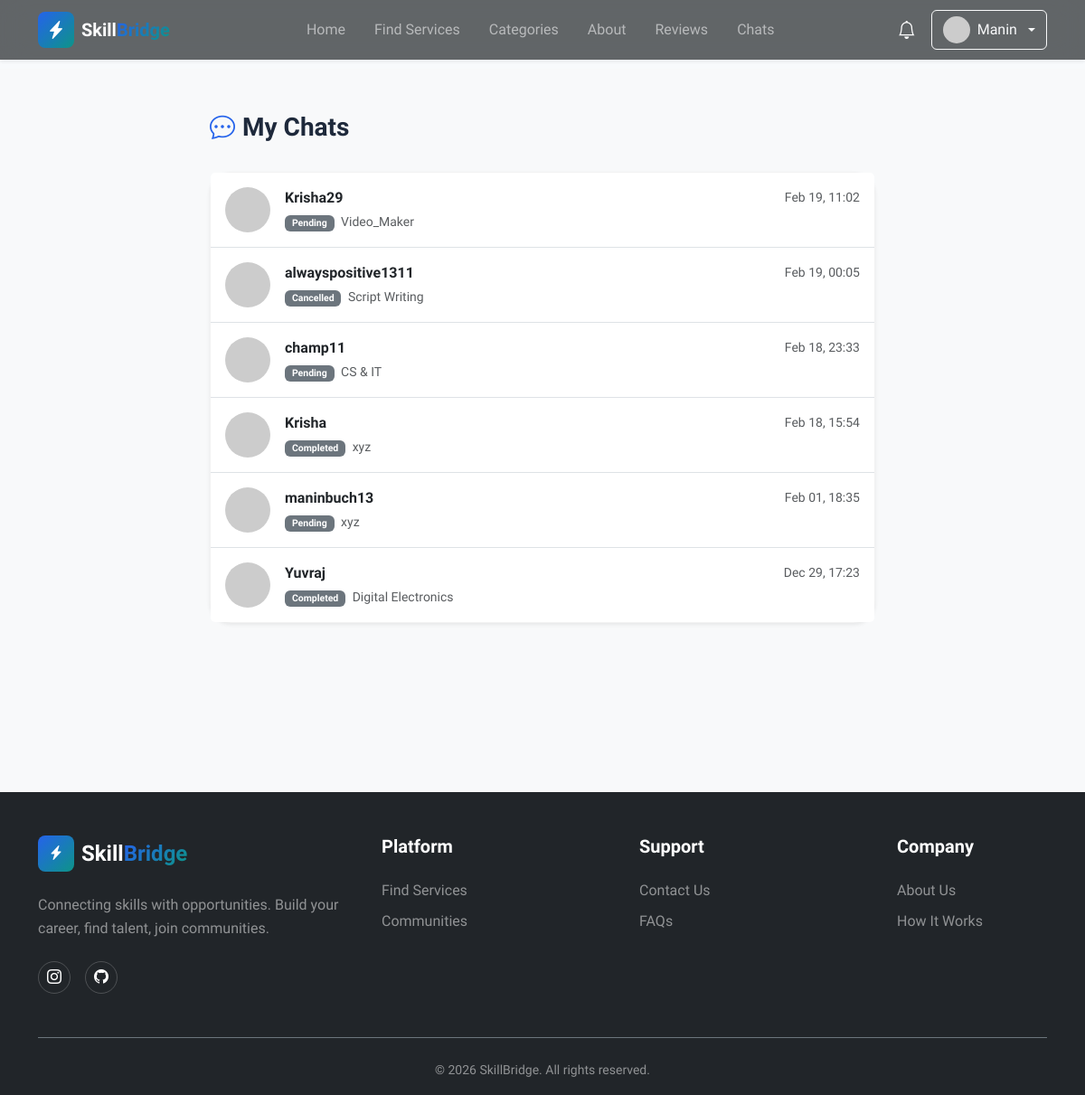
Screenshot of /user/chats (signed in) with the database file from the repository.
### models.py (models this page shows, shortened)
class User(UserMixin, db.Model):
    __tablename__ = 'users'
    id = db.Column(db.Integer, primary_key=True)
    username = db.Column(db.String(80), unique=True, nullable=False, index=True)
    email = db.Column(db.String(120), unique=True, nullable=False, index=True)
    password_hash = db.Column(db.String(255), nullable=False)
    user_type = db.Column(db.String(20), nullable=False, default='client')
    full_name = db.Column(db.String(100))
    bio = db.Column(db.Text)
    avatar_url = db.Column(db.String(255), default='default-avatar.png')
    phone = db.Column(db.String(20))
    is_active = db.Column(db.Boolean, default=True)
    is_verified = db.Column(db.Boolean, default=False)
    created_at = db.Column(db.DateTime, default=datetime.utcnow, nullable=False)
    updated_at = db.Column(db.DateTime, default=datetime.utcnow, onupdate=datetime.utcnow)
    services = db.relationship('Service', backref='provider', lazy='dynamic',
                              foreign_keys='Service.user_id')
    reviews = db.relationship('Review', backref='reviewer', lazy='dynamic',
                             foreign_keys='Review.user_id')
    orders_as_buyer = db.relationship('Order', backref='buyer', lazy='dynamic',
                                     foreign_keys='Order.buyer_id')
    orders_as_seller = db.relationship('Order', backref='seller', lazy='dynamic',
                                      foreign_keys='Order.seller_id')
    favorites = db.relationship('Favorite', backref='user', lazy='dynamic',
                               cascade='all, delete-orphan')
    notifications = db.relationship('Notification', backref='user', lazy='dynamic',
                                   cascade='all, delete-orphan')
    def is_admin(self):
        return self.user_type == 'admin'
    def get_unread_notifications_count(self):
        return self.notifications.filter_by(is_read=False).count()
    def get_recent_notifications(self, limit=5):
        return self.notifications.order_by(db.text('created_at desc')).limit(limit)
    def get_avatar_url(self):
        from flask import url_for
        if not self.avatar_url or self.avatar_url == 'default-avatar.png':
            return f"https://ui-avatars.com/api/?name={self.username}&background=random&color=fff&size=128"
        if self.avatar_url.startswith('http'):
            return self.avatar_url
        return url_for('static', filename='avatars/' + self.avatar_url)

class Order(db.Model):
    __tablename__ = 'orders'
    id = db.Column(db.Integer, primary_key=True)
    service_id = db.Column(db.Integer, db.ForeignKey('services.id'), nullable=False, index=True)
    buyer_id = db.Column(db.Integer, db.ForeignKey('users.id'), nullable=False, index=True)
    seller_id = db.Column(db.Integer, db.ForeignKey('users.id'), nullable=False, index=True)
    total_price = db.Column(db.Float, nullable=False)
    status = db.Column(db.String(20), default='pending', index=True)
    requirements = db.Column(db.Text)  # Buyer's requirements
    scope = db.Column(db.Text)  # Detailed scope
    budget_tier = db.Column(db.String(20)) # Basic, Standard, Premium
    deadline = db.Column(db.DateTime)  # Agreed deadline
    delivery_note = db.Column(db.Text)  # Seller's delivery note
    created_at = db.Column(db.DateTime, default=datetime.utcnow)
    updated_at = db.Column(db.DateTime, default=datetime.utcnow, onupdate=datetime.utcnow)
    completed_at = db.Column(db.DateTime)

class Service(db.Model):
    __tablename__ = 'services'
    id = db.Column(db.Integer, primary_key=True)
    title = db.Column(db.String(200), nullable=False, index=True)
    description = db.Column(db.Text, nullable=False)
    price = db.Column(db.Float, nullable=False)
    delivery_time = db.Column(db.String(50))  # e.g., "3 days", "1 week"
    user_id = db.Column(db.Integer, db.ForeignKey('users.id'), nullable=False, index=True)
    category_id = db.Column(db.Integer, db.ForeignKey('categories.id'), nullable=False, index=True)
    favorited_by = db.relationship('Favorite', backref='service', lazy='dynamic', cascade='all, delete-orphan')
    image_url = db.Column(db.String(255), default='default-service.jpg')
    tags = db.Column(db.String(255))
    is_active = db.Column(db.Boolean, default=True)
    view_count = db.Column(db.Integer, default=0)
    created_at = db.Column(db.DateTime, default=datetime.utcnow, index=True)
    updated_at = db.Column(db.DateTime, default=datetime.utcnow, onupdate=datetime.utcnow)
    reviews = db.relationship('Review', backref='service', lazy='dynamic',
                             cascade='all, delete-orphan')
    orders = db.relationship('Order', backref='service', lazy='dynamic')
    favorited_by = db.relationship('Favorite', backref='service', lazy='dynamic',
                                   cascade='all, delete-orphan')

### routes.py (the view)
@user_bp.route('/chats')
@login_required
def chats():
    active_chats = chat_manager.get_active_chats(current_user.id)
    return render_template('user/chats.html', chats=active_chats)

### managers.py (called while the page is built)
    def get_active_chats(self, user_id):
        orders = Order.query.filter(
            db.or_(Order.buyer_id == user_id, Order.seller_id == user_id)
        ).order_by(Order.updated_at.desc()).all()
        return orders

### templates/user/chats.html (shortened to what this page needs)
{% extends "base.html" %}
{% block content %}
<section class="py-5 bg-light min-vh-100">
    <div class="container">
        <div class="row justify-content-center">
            <div class="col-lg-8">
                <div class="d-flex justify-content-between align-items-center mb-4">
                    <h3>
                        <i class="bi bi-chat-dots me-2 text-primary"></i>My Chats
                    </h3>
                </div>
                <div class="card shadow-sm">
                    <div class="list-group list-group-flush">
                        {% if chats %}
                        {% for chat in chats %}
                        {% set other_user = chat.buyer if chat.seller_id == current_user.id else chat.seller %}
                        <a href="{{ url_for('user.order_detail', order_id=chat.id) }}"
                            class="list-group-item list-group-item-action p-3">
                            <div class="d-flex align-items-center">
                                <img src="{{ other_user.get_avatar_url() }}" class="rounded-circle me-3" width="50"
                                    height="50" alt="{{ other_user.username }}">
                                <div class="flex-grow-1">
                                    <div class="d-flex justify-content-between align-items-center mb-1">
                                        <h6 class="mb-0 fw-bold">{{ other_user.username }}</h6>
                                        <small class="text-muted">
                                            {{ (chat.updated_at|to_ist).strftime('%b %d, %H:%M') }}
                                        </small>
                                    </div>
                                    <div class="d-flex justify-content-between align-items-center">
                                        <div class="text-muted small text-truncate" style="max-width: 300px;">
                                            <span class="badge bg-secondary me-1">{{ chat.status|replace('_', ' ')|title
                                                }}</span>
                                            {{ chat.service.title }}
                                        </div>
                                    </div>
                                </div>
                            </div>
                        </a>
                        {% endfor %}
                        {% endif %}
                    </div>
                </div>
            </div>
        </div>
    </div>
</section>
{% endblock %}

### templates/components/header.html (shortened to what this page needs)
<header class="navbar navbar-expand-lg navbar-dark fixed-top shadow-sm"
    style="background-color: rgba(33, 37, 41, 0.7) !important; backdrop-filter: blur(15px);">
    <div class="container">
        <a class="navbar-brand d-flex align-items-center" href="{{ url_for('main.index') }}">
            <div class="logo-icon gradient-primary rounded-3 p-2 me-2">
                <i class="bi bi-lightning-charge-fill text-white"></i>
            </div>
            <span class="fw-bold">Skill<span class="text-gradient">Bridge</span></span>
        </a>
        <div class="collapse navbar-collapse" id="navbarNav">
            <ul class="navbar-nav mx-auto">
                <li class="nav-item">
                    <a class="nav-link" href="{{ url_for('main.index') }}">Home</a>
                </li>
                <li class="nav-item">
                    <a class="nav-link" href="{{ url_for('service.browse') }}">Find Services</a>
                </li>
                <li class="nav-item">
                    <a class="nav-link" href="{{ url_for('main.index') }}#categories">Categories</a>
                </li>
                <li class="nav-item">
                    <a class="nav-link" href="{{ url_for('main.about') }}">About</a>
                </li>
                <li class="nav-item">
                    <a class="nav-link" href="{{ url_for('main.reviews') }}">Reviews</a>
                </li>
                {% if current_user.is_authenticated %}
                <li class="nav-item">
                    <a class="nav-link" href="{{ url_for('user.chats') }}">Chats</a>
                </li>
                {% endif %}
            </ul>
            <div class="d-flex align-items-center gap-3 mt-3 mt-lg-0">
                {% if current_user.is_authenticated %}
                <div class="dropdown">
                    <button class="btn btn-link text-white position-relative p-0" type="button"
                        data-bs-toggle="dropdown">
                        <i class="bi bi-bell fs-5"></i>
                    </button>
                </div>
                <div class="dropdown">
                    <button class="btn btn-outline-light dropdown-toggle d-flex align-items-center gap-2" type="button"
                        data-bs-toggle="dropdown">
                        <img src="{{ current_user.get_avatar_url() }}" alt="Avatar" class="rounded-circle" width="30"
                            height="30">
                        <span>{{ current_user.username }}</span>
                    </button>
                </div>
                {% else %}
                <a href="{{ url_for('auth.login') }}" class="btn btn-outline-light">Log In</a>
                <a href="{{ url_for('auth.register') }}" class="btn btn-gradient-primary">Get Started</a>
                {% endif %}
            </div>
        </div>
    </div>
</header>
<div style="height: 76px;" id="navbar-spacer"></div>

### static/css/custom.css (style rules this page uses)
:root { --primary: #2563eb; --primary-hover: #1d4ed8; --accent: #0d9488; --background: #f8fafc; --foreground: #1e293b; --card: #ffffff; --border: #e2e8f0; --muted: #64748b; --muted-foreground: #94a3b8; --secondary: #f1f5f9; --success: #10b981; --danger: #ef4444; --primary-color: #2563eb; --primary-dark: #1d4ed8; --primary-light: #3b82f6; --accent-color: #0d9488; --card-bg: #ffffff; --gradient-primary: linear-gradient(135deg, #2563eb 0%, #0d9488 100%); --gradient-accent: linear-gradient(135deg, #f97316 0%, #fb923c 100%); --gradient-hero: linear-gradient(135deg, #1e293b, #334155); --shadow-sm: 0 1px 2px 0 rgba(0, 0, 0, 0.05); --shadow-md: 0 4px 6px -1px rgba(0, 0, 0, 0.08); --shadow-lg: 0 10px 15px -3px rgba(0, 0, 0, 0.08); --shadow-xl: 0 20px 25px -5px rgba(0, 0, 0, 0.1); --shadow-glow: 0 0 40px rgba(37, 99, 235, 0.25); --section-padding: 5rem 0; --radius: 0.75rem; --radius-sm: 0.5rem; --radius-md: 1rem; --radius-lg: 1.5rem; --radius-xl: 2rem; }
* { margin: 0; padding: 0; box-sizing: border-box; }
body { font-family: 'Sora', -apple-system, BlinkMacSystemFont, 'Segoe UI', sans-serif; background-color: var(--background); color: var(--foreground); line-height: 1.6; overflow-x: hidden; }
h1, h2, h3, h4, h5, h6 { font-weight: 700; line-height: 1.2; }
a { transition: all 0.3s ease; }
.gradient-primary { background: var(--gradient-primary); }
.text-gradient { background: var(--gradient-primary); -webkit-background-clip: text; -webkit-text-fill-color: transparent; background-clip: text; }
.navbar { backdrop-filter: blur(15px); background-color: rgba(33, 37, 41, 0.7) !important; transition: all 0.3s ease; }
.logo-icon { width: 40px; height: 40px; display: flex; align-items: center; justify-content: center; transition: all 0.3s ease; }
.nav-link { font-weight: 500; position: relative; padding: 0.5rem 1rem !important; }
.nav-link::after { content: ''; position: absolute; bottom: 0; left: 50%; width: 0; height: 2px; background: var(--gradient-primary); transition: all 0.3s ease; transform: translateX(-50%); }
.card { border-radius: var(--radius-lg); border: 1px solid rgba(0, 0, 0, 0.05); box-shadow: var(--shadow-sm); }
.badge { padding: 0.35em 0.75em; font-weight: 600; }
.btn { position: relative; overflow: hidden; transition: all 0.3s ease; }
.btn::before { content: ''; position: absolute; top: 50%; left: 50%; width: 0; height: 0; border-radius: 50%; background: rgba(255, 255, 255, 0.3); transform: translate(-50%, -50%); transition: width 0.6s, height 0.6s; }
.badge { animation: scaleIn 0.5s ease-out; }
html { scroll-behavior: smooth; }
img { transition: opacity 0.3s ease; }
.bi { transition: transform 0.3s ease; }
.text-primary { color: var(--primary-color) !important; }

### rows the page displays
User: username "Manin"
Order: updated_at "Feb 19, 11:02", status "Pending", service "Video_Maker"
User: username "Krisha29"
Order: updated_at "Feb 19, 00:05", status "Cancelled", service "Script Writing"
User: username "alwayspositive1311"
Order: updated_at "Feb 18, 23:33", status "Pending", service "CS & IT"
User: username "champ11"
Order: updated_at "Feb 18, 15:54", status "Completed", service "xyz"
User: username "Krisha"
Order: updated_at "Feb 01, 18:35", status "Pending", service "xyz"
User: username "maninbuch13"
Order: updated_at "Dec 29, 17:23", status "Completed", service "Digital Electronics"
User: username "Yuvraj"
